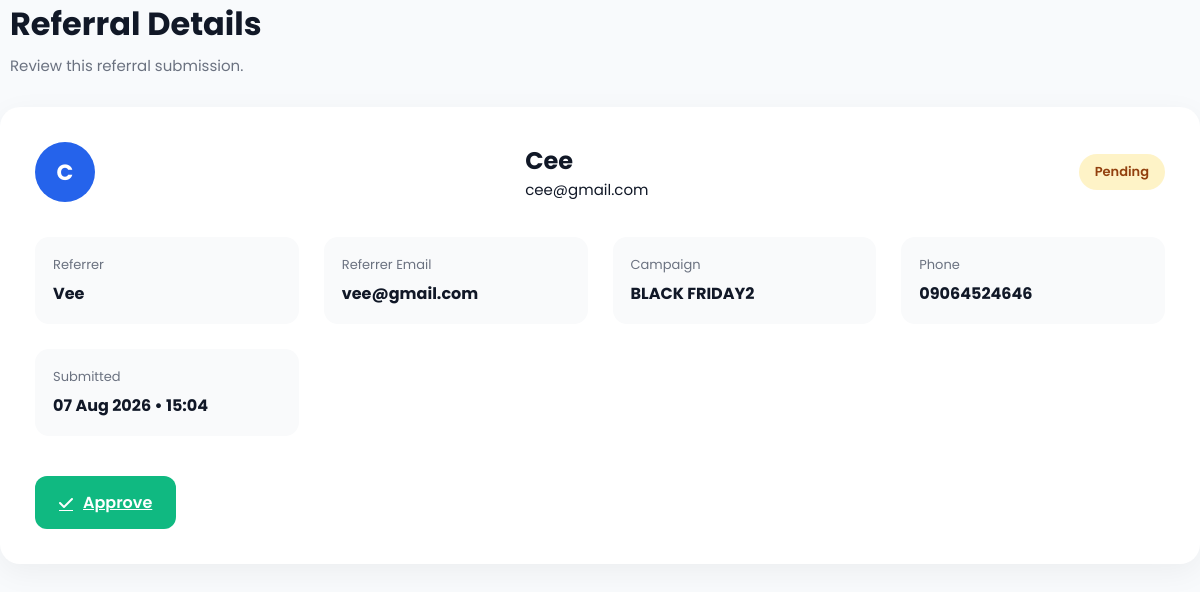
Page /dashboard/referrals/141/ (signed in) on the committed database.
### core/models.py (models this page shows, shortened)
class Referral(models.Model):
    STATUS_CHOICES = [
        ("pending", "Pending"),
        ("approved", "Approved"),
        ("rewarded", "Rewarded"),
    ]
    campaign = models.ForeignKey(
        Campaign,
        on_delete=models.CASCADE,
        related_name="referrals",
    )
    referrer_name = models.CharField(
        max_length=150
    )
    referrer_email = models.EmailField()
    customer_name = models.CharField(
        max_length=150
    )
    customer_email = models.EmailField()
    customer_phone = models.CharField(
        max_length=20,
        blank=True
    )
    status = models.CharField(
        max_length=20,
        choices=STATUS_CHOICES,
        default="pending"
    )
    created_at = models.DateTimeField(
        default=timezone.now
    )
    rewarded_at = models.DateTimeField(
        null=True,
        blank=True
    )

class Campaign(models.Model):
    STATUS_CHOICES = [
        ("draft", "Draft"),
        ("active", "Active"),
        ("ended", "Ended"),
    ]
    business = models.ForeignKey(
        BusinessProfile,
        on_delete=models.CASCADE,
        related_name="campaigns"
    )
    referral_code = models.CharField(
        max_length=10,
        unique=True,
        blank=True,
        null=True
    )
    title = models.CharField(max_length=200)
    description = models.TextField()
    reward = models.CharField(
        max_length=200,
        help_text="Example: ₦5,000 Cash or 10% Discount"
    )
    referral_goal = models.PositiveIntegerField(default=1)
    status = models.CharField(
        max_length=20,
        choices=STATUS_CHOICES,
        default="draft"
    )
    start_date = models.DateField()
    end_date = models.DateField()
    created_at = models.DateTimeField(auto_now_add=True)
    updated_at = models.DateTimeField(auto_now=True)

### core/views.py (the view)
# urls.py: path("dashboard/referrals/<int:pk>/",views.referral_detail,name="referral_detail",),
@login_required
def referral_detail(request, pk):
    business = request.user.business_profile
    referral = get_object_or_404(
        Referral,
        pk=pk,
        campaign__business=business,
    )
    return render(
        request,
        "dashboard/referral_detail.html",
        {
            "referral": referral,
        },
    )

### templates/dashboard/referral_detail.html (shortened to what this page needs)
{% extends "dashboard/dashboard_base.html" %}
{% load static %}
{% block content %}
<div class="page-header">
    <div>
        <h1>Referral Details</h1>
        <p>Review this referral submission.</p>
    </div>
</div>
<div class="detail-card">
    <div class="detail-header">
        <div class="avatar">
            {{ referral.customer_name|first|upper }}
        </div>
        <div>
            <h2>{{ referral.customer_name }}</h2>
            <p>{{ referral.customer_email }}</p>
        </div>
        <span class="status {{ referral.status }}">
            {{ referral.get_status_display }}
        </span>
    </div>
    <div class="detail-grid">
        <div class="detail-item">
            <span>Referrer</span>
            <h4>{{ referral.referrer_name }}</h4>
        </div>
        <div class="detail-item">
            <span>Referrer Email</span>
            <h4>{{ referral.referrer_email }}</h4>
        </div>
        <div class="detail-item">
            <span>Campaign</span>
            <h4>{{ referral.campaign.title }}</h4>
        </div>
        <div class="detail-item">
            <span>Phone</span>
            <h4>{{ referral.customer_phone|default:"Not provided" }}</h4>
        </div>
        <div class="detail-item">
            <span>Submitted</span>
            <h4>{{ referral.created_at|date:"d M Y • H:i" }}</h4>
        </div>
    </div>
    <div class="detail-actions">
        {% if referral.status == "pending" %}
            <a
                href="{% url 'approve_referral' referral.pk %}"
                class="approve-btn"
            >
                <i class="fa-solid fa-check"></i>
                Approve
            </a>
        {% else %}
            <div class="completed-badge">
                <i class="fa-solid fa-circle-check"></i>
                Referral Completed
            </div>
        {% endif %}
    </div>
</div>
{% endblock %}

### static/dashboard/dashboard.css (style rules this page uses)
* { margin:0; padding:0; box-sizing:border-box; }
:root { --primary:#2563EB; --primary-hover:#1D4ED8; --success:#10B981; --warning:#F59E0B; --danger:#EF4444; --purple:#8B5CF6; --bg:#F8FAFC; --surface:#FFFFFF; --heading:#111827; --body:#6B7280; --muted:#9CA3AF; --border:#E5E7EB; --radius-sm:10px; --radius-md:14px; --radius-lg:20px; --shadow: 0 10px 25px rgba(0,0,0,.05); --shadow-hover: 0 18px 40px rgba(0,0,0,.08); }
body { font-family:Poppins,sans-serif; background:var(--bg); color:var(--heading); }
.page-header p { color:var(--body); }
.insight-list h4,p { font-size: 15px; }
.page-header { display:flex; justify-content:space-between; align-items:flex start; gap:30px; margin-bottom:30px; margin-left: 10px; }
.page-header h1 { color:var(--heading); margin-bottom:6px; }
.status { flex-shrink:0; padding:8px 16px; border-radius:999px; font-size:13px; font-weight:600; }
.status { padding:6px 14px; border-radius:999px; font-size:13px; font-weight:600; }
.avatar { width:60px; height:60px; border-radius:50%; background:#2563EB; color:white; display:flex; justify-content:center; align-items:center; font-size:22px; font-weight:700; }
.status { padding:8px 16px; border-radius:50px; font-size:13px; font-weight:600; }
.status.pending { background:#FEF3C7; color:#92400E; }
.detail-card { background:#fff; border-radius:20px; padding:35px; box-shadow:0 8px 30px rgba(0,0,0,.05); }
.detail-header { display:flex; justify-content:space-between; align-items:center; margin-bottom:35px; gap:20px; }
.detail-grid { display:grid; grid-template-columns:repeat(auto-fit,minmax(250px,1fr)); gap:25px; margin-bottom:40px; }
.detail-item { background:#F9FAFB; padding:18px; border-radius:14px; }
.detail-item span { color:#6B7280; font-size:13px; display:block; margin-bottom:6px; }
.detail-item h4 { color:#111827; }
.detail-actions { display:flex; gap:20px; }
.approve-btn, .reward-btn { border:none; padding:14px 24px; border-radius:12px; cursor:pointer; font-weight:600; display:flex; align-items:center; gap:10px; transition:.3s; }
.approve-btn { background:#10B981; color:white; }

### rows in the picture
Referral: customer_name|first "C", customer_name "Cee", customer_email "cee@gmail.com", status "Pending", referrer_name "Vee", referrer_email "vee@gmail.com", campaign "BLACK FRIDAY2", customer_phone "09064524646", created_at "07 Aug 2026 • 15:04"
